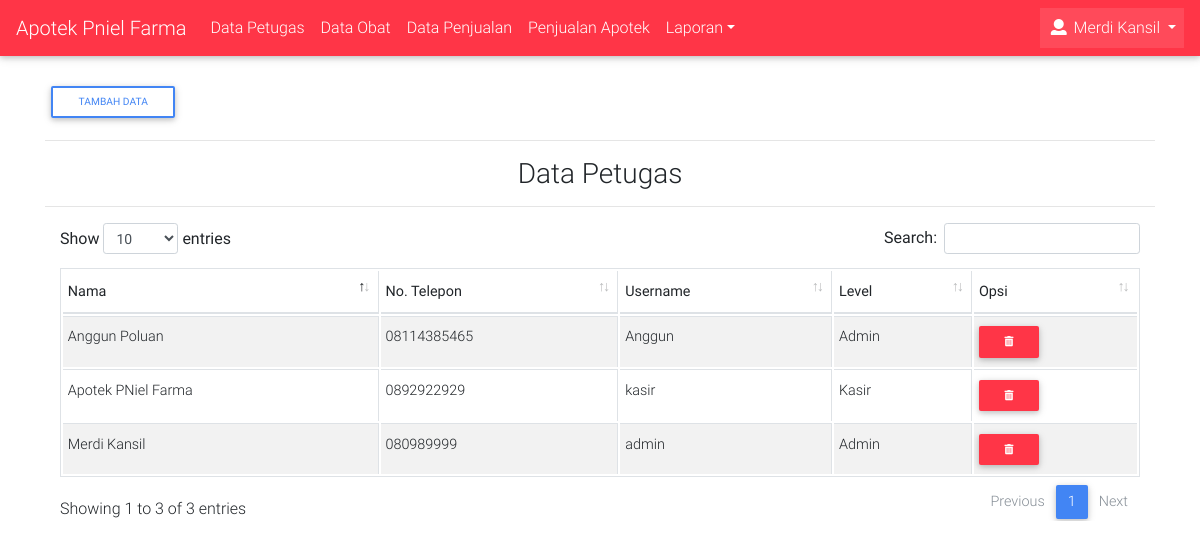
Page /apotek_datapetugas.php (signed in) on the committed database.
### tables this page shows
CREATE TABLE IF NOT EXISTS `petugas` (
`id` int(11) NOT NULL,
  `nm_petugas` varchar(100) NOT NULL,
  `no_telepon` varchar(20) NOT NULL,
  `username` varchar(20) NOT NULL,
  `password` varchar(200) NOT NULL,
  `level` enum('Admin','Kasir') NOT NULL
);

### config/class_db.php (called while the page is built, shortened)
<?php
class Database {
    protected $conn;
    public function __construct($connect){
        $this->conn = $connect;
    }
    public function select($tabel, $where = "", $value = "", $order = "", $limit = "", $where2 = "", $value2 = ""){
        if ($where != "" && $value != "") {
            if ($order != "") {
                if ($limit != "") {
                    if ($where2 != "" && $value2 != "") {
                        $sql = "SELECT * FROM $tabel WHERE $where = :$where AND $where2 = :$where2 ORDER BY $order DESC LIMIT $limit";
                        $stmt = $this->conn->prepare($sql);
                        $stmt->execute(array(":$where" => $value, ":$where2" => $value2));
                        return $stmt;
                    }else{
                        $sql = "SELECT * FROM $tabel WHERE $where = :$where ORDER BY $order DESC LIMIT $limit";
                        $stmt = $this->conn->prepare($sql);
                        $stmt->execute(array(":$where" => $value));
                        return $stmt;
                    }
                }else{
                    if ($where2 != "" && $value2 != "") {
                        $sql = "SELECT * FROM $tabel WHERE $where = :$where AND $where2 = :$where2 ORDER BY $order DESC";
                        $stmt = $this->conn->prepare($sql);
                        $stmt->execute(array(":$where" => $value, ":$where2" => $value2));
                        return $stmt;
                    }else{
                        $sql = "SELECT * FROM $tabel WHERE $where = :$where ORDER BY $order DESC";
                        $stmt = $this->conn->prepare($sql);
                        $stmt->execute(array(":$where" => $value));
                        return $stmt;
                    }
                }
            }else{
                $sql = "SELECT * FROM $tabel WHERE $where = :$where";
                $stmt = $this->conn->prepare($sql);
                $stmt->execute(array(":$where" => $value));
                return $stmt;
            }
        }else{
            $sql = "SELECT * FROM $tabel";
            $stmt = $this->conn->prepare($sql);
            $stmt->execute();
            return $stmt;
        }
    }
}
?>

### apotek_datapetugas.php (the view, shortened to what this page needs)
<?php
include("template/head/head_dashboard.php");
include("template/header/header.php");
?>
<div class="container" style="margin-top: 2%;">
	<a href="/apotek/tambah/data-petugas" class="btn btn-outline-primary btn-sm">Tambah Data</a><hr>
	<h3 align="center">Data Petugas</h3><hr>
	<div class="table-responsive">
		<table id="example" class="table table-striped table-bordered table-sm">
	        <thead>
	            <tr>
	                <th>Nama</th>
	                <th>No. Telepon</th>
	                <th>Username</th>
	                <th>Level</th>
	                <th>Opsi</th>
	            </tr>
	        </thead>
	        <tbody>
	        <?php
	        $query = $db->select("petugas");
	        while ($row = $query->fetch()) {
	        ?>
	            <tr>
	                <td><?php echo $row['nm_petugas'] ?></td>
	                <td><?php echo $row['no_telepon'] ?></td>
	                <td><?php echo $row['username'] ?></td>
	                <td><?php echo $row['level'] ?></td>
	                <td>
	                	<a href="/apotek/hapus-petugas/<?php echo $row['id'] ?>" class="btn btn-sm btn-danger" onclick="return confirm('Yakin ingin hapus ?')" title="Hapus"><i class="fas fa-trash-alt"></i></a>
	                </td>
	            </tr>
	        <?php } ?>
	        </tbody>
	    </table>
	</div>
</div>
</body>
</html>

### template/header/header.php (shortened to what this page needs)
<nav class="navbar navbar-expand-lg navbar-dark danger-color">
    <a class="navbar-brand" href="/apotek/dashboard">Apotek Pniel Farma</a>
    <div class="collapse navbar-collapse" id="basicExampleNav">
        <ul class="navbar-nav mr-auto">
        <?php if($getuser['level'] == "Admin"){ ?>
            <li class="nav-item"><a class="nav-link" href="/apotek/data-petugas">Data Petugas</a></li>
            <li class="nav-item"><a class="nav-link" href="/apotek/data-obat">Data Obat</a></li>
            <li class="nav-item"><a class="nav-link" href="/apotek/data-penjualan">Data Penjualan</a></li>
            <li class="nav-item"><a class="nav-link" href="/apotek/penjualan/obat">Penjualan Apotek</a></li>
            <li class="nav-item dropdown">
                <a class="nav-link dropdown-toggle" id="navbarDropdownMenuLink" data-toggle="dropdown" aria-haspopup="true" aria-expanded="false">Laporan</a>
            </li>
        <?php }elseif($getuser['level'] == "Kasir"){ ?>
            <li class="nav-item"><a class="nav-link" href="/apotek/penjualan/obat">Penjualan Apotek</a></li>
            <li class="nav-item"><a class="nav-link" href="/apotek/data-obat">Data Obat</a></li>
        <?php } ?>
        </ul>
        <ul class="navbar-nav ml-auto">
            <li class="nav-item dropdown active">
                <a class="nav-link dropdown-toggle" href="#" id="navbarDropdownMenuLink" data-toggle="dropdown">
                    <i class="fa fa-user"></i> <?php echo $getuser['nm_petugas'] ?>
                </a>
            </li>
        </ul>
    </div>
</nav>

### rows in the picture
petugas: nm_petugas "Merdi Kansil", no_telepon "080989999", username "admin", level "Admin"
petugas: nm_petugas "Apotek PNiel Farma", no_telepon "0892922929", username "kasir", level "Kasir"
petugas: nm_petugas "Anggun Poluan", no_telepon "08114385465", username "Anggun", level "Admin"
